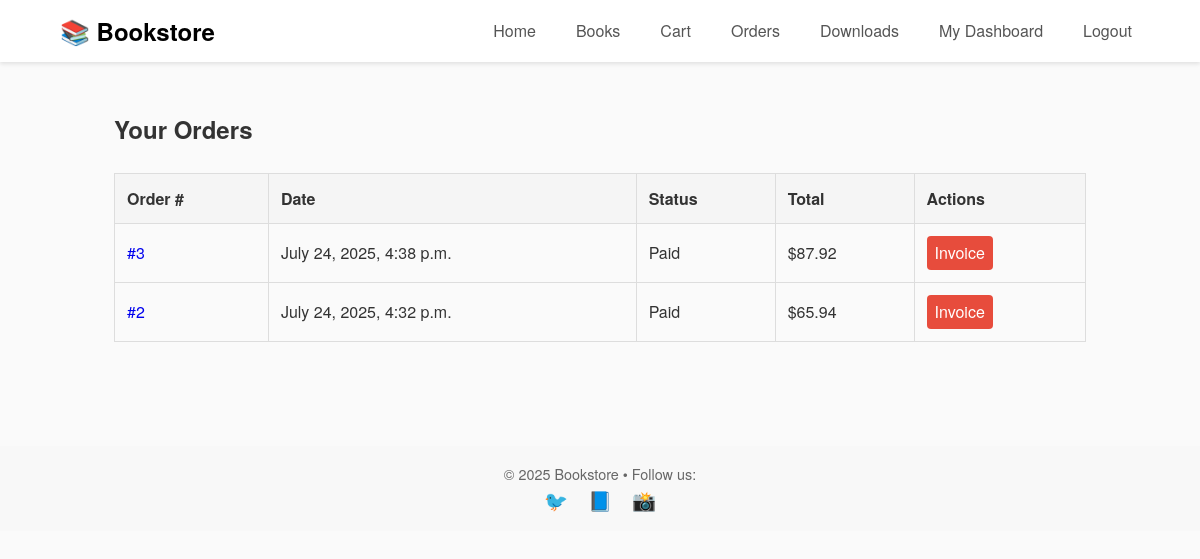
The page /orders/ (signed in) on the database as committed earlier.
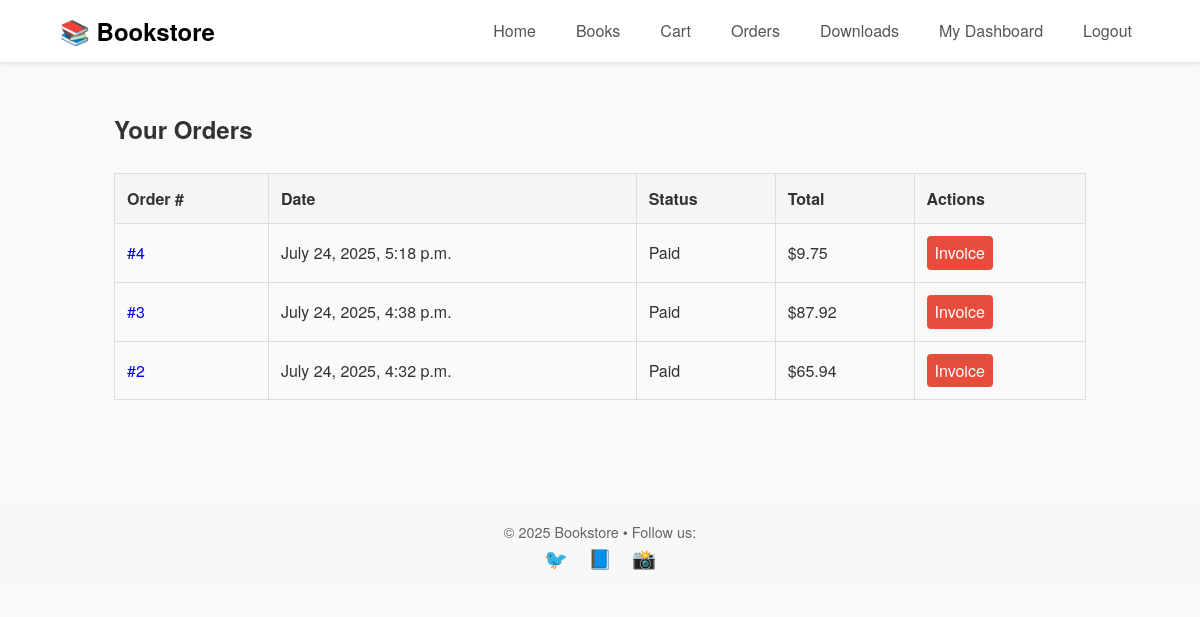
The same page on the database as committed later.
### store/models.py (models this page shows, shortened)
class Order(models.Model):
    STATUS_CHOICES = [
        ('pending',   'Pending'),
        ('paid',      'Paid'),
        ('shipped',   'Shipped'),
        ('delivered', 'Delivered'),
        ('cancelled', 'Cancelled'),
    ]
    user        = models.ForeignKey(User, on_delete=models.CASCADE)
    created     = models.DateTimeField(auto_now_add=True)
    status      = models.CharField(max_length=10, choices=STATUS_CHOICES, default='pending')
    full_name   = models.CharField(max_length=100)
    address     = models.CharField(max_length=255)
    city        = models.CharField(max_length=100)
    postal_code = models.CharField(max_length=20)
    country     = models.CharField(max_length=100)
    @property
    def total(self):
        return sum(item.price * item.quantity for item in self.items.all())

class OrderItem(models.Model):
    order    = models.ForeignKey(Order, on_delete=models.CASCADE, related_name='items')
    book     = models.ForeignKey('Book', on_delete=models.CASCADE)
    price    = models.DecimalField(max_digits=6, decimal_places=2)
    quantity = models.PositiveIntegerField(default=1)

### store/views.py (the view)
# urls.py: path('orders/',                        views.order_history, name='order_history'),
@login_required
def order_history(request):
    orders = Order.objects.filter(user=request.user).order_by('-created')
    return render(request, 'order_history.html', {'orders': orders})

### templates/order_history.html (shortened to what this page needs)
{% extends 'base.html' %}
{% block content %}
<div class="container mt-1">
  <h2>Your Orders</h2>
  {% if orders %}
    <table class="orders-table">
      <thead>
        <tr>
          <th>Order #</th><th>Date</th><th>Status</th><th>Total</th><th>Actions</th>
        </tr>
      </thead>
      <tbody>
      {% for order in orders %}
        <tr>
          <td><a href="{% url 'order_detail' order.id %}">#{{ order.id }}</a></td>
          <td>{{ order.created }}</td>
          <td>{{ order.get_status_display }}</td>
          <td>${{ order.total }}</td>
          <td>
            <a href="{% url 'invoice_pdf' order.id %}" class="btn-sm">Invoice</a>
          </td>
        </tr>
      {% endfor %}
      </tbody>
    </table>
  {% else %}
    <p>You have no orders yet.</p>
  {% endif %}
</div>
{% endblock %}

### templates/base.html (shortened to what this page needs)
{% load static %}
<!DOCTYPE html>
<html lang="en">
<head>
  <link rel="stylesheet" href="{% static 'css/style.css' %}" />
</head>
<body>
  <header class="navbar">
    <div class="container">
      <a href="{% url 'home' %}" class="logo">📚 Bookstore</a>
      <nav>
        <ul class="nav-links">
          <li><a href="{% url 'home' %}">Home</a></li>
          <li><a href="{% url 'book_list' %}">Books</a></li>
          {% if user.is_authenticated %}
            <li><a href="{% url 'cart' %}">Cart</a></li>
            <li><a href="{% url 'order_history' %}">Orders</a></li>
            <li><a href="{% url 'downloads' %}">Downloads</a></li>
            {% if user.is_staff %}
              <li><a href="{% url 'admin_dashboard' %}">Admin Dashboard</a></li>
            {% else %}
              <li><a href="{% url 'user_dashboard' %}">My Dashboard</a></li>
            {% endif %}
            <li><a href="{% url 'logout' %}">Logout</a></li>
          {% else %}
            <li><a href="{% url 'login' %}">Login</a></li>
            <li><a href="{% url 'signup' %}">Signup</a></li>
          {% endif %}
        </ul>
      </nav>
    </div>
  </header>
  <main class="container content">
    {% block content %}{% endblock %}
  </main>
  <footer class="footer">
    <div class="container">
      <p>© 2025 Bookstore • Follow us:</p>
      <div class="social-icons">
        <a href="#" aria-label="Twitter">🐦</a>
        <a href="#" aria-label="Facebook">📘</a>
        <a href="#" aria-label="Instagram">📸</a>
      </div>
    </div>
  </footer>
</body>
</html>

### static/css/style.css (style rules this page uses)
* { margin: 0; padding: 0; box-sizing: border-box; }
body { font-family: 'Helvetica Neue', sans-serif; color: #333; line-height: 1.6; background: #fafafa; }
a { text-decoration: none; }
.container { width: 90%; max-width: 1200px; margin: 0 auto; }
.navbar { background: #fff; box-shadow: 0 2px 4px rgba(0,0,0,0.1); position: sticky; top: 0; z-index: 100; }
.navbar .container { display: flex; align-items: center; justify-content: space-between; padding: 0.75rem 0; }
.navbar .logo { font-size: 1.5rem; font-weight: bold; color: #000; }
.nav-links { display: flex; list-style: none; gap: 1.5rem; }
.nav-links a { color: #555; padding: 0.5rem; transition: color 0.3s, background 0.3s; }
.content { padding: 2rem 0; }
.footer { background: #f8f8f8; padding: 1rem 0; margin-top: 3rem; text-align: center; font-size: 0.9rem; color: #666; }
.social-icons a { margin: 0 0.5rem; font-size: 1.2rem; color: #555; transition: color 0.3s; }
.mt-1 { margin-top: 1rem; }
.btn-sm { display: inline-block; padding: 0.25rem 0.5rem; background: #e74c3c; color: #fff; border-radius: 4px; text-decoration: none; transition: background 0.3s; }
.orders-table { width: 100%; border-collapse: collapse; margin: 1.5rem 0; }
.orders-table th, .orders-table td { border: 1px solid #ddd; padding: 0.75rem; text-align: left; }
.orders-table th { background: #f5f5f5; }

Rows that differ between the two databases and show on the page:
added Order: id "4", created "July 24, 2025, 5:18 p.m.", status "Paid", total "9.75"
